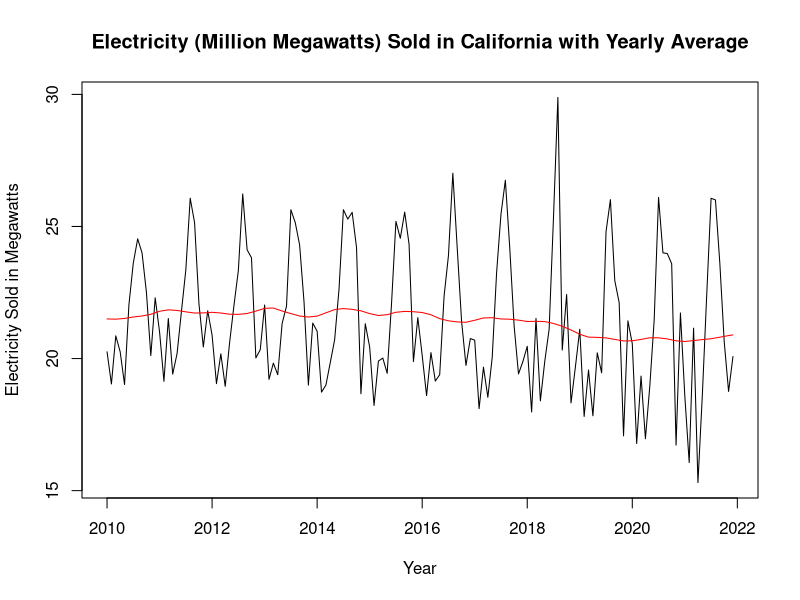
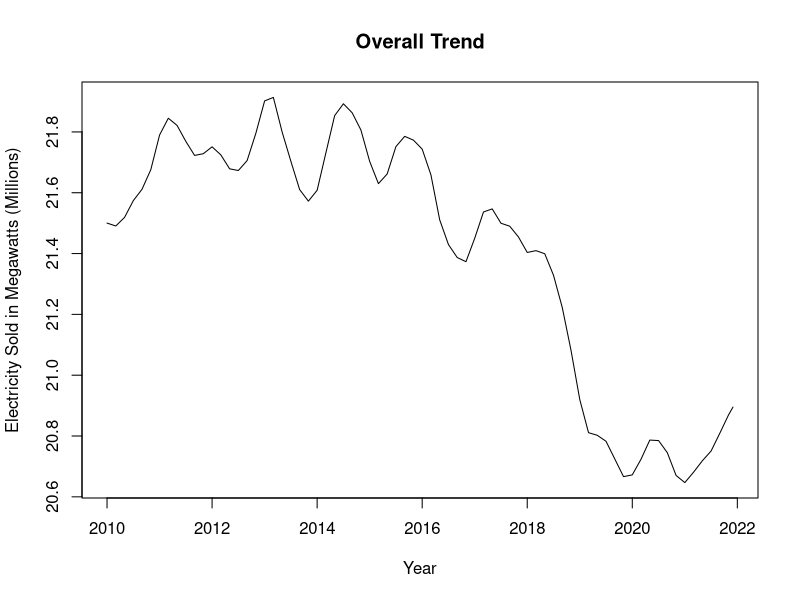
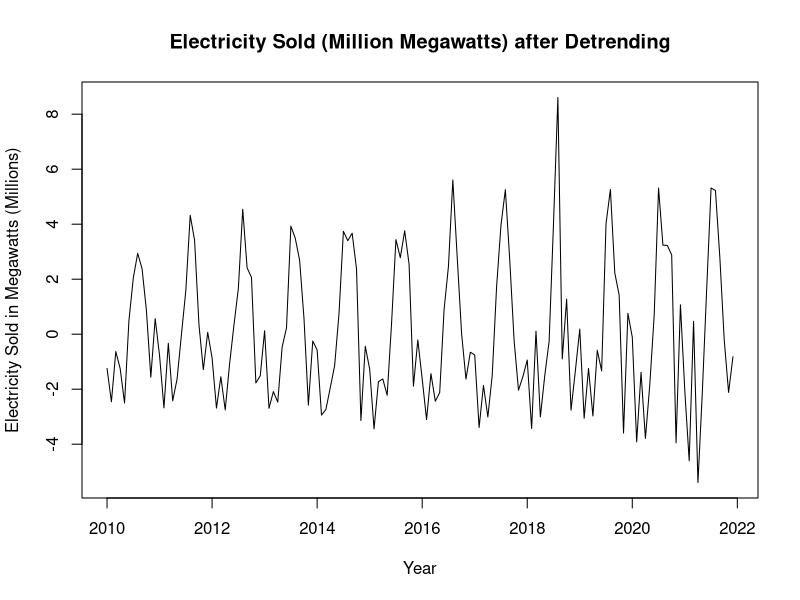
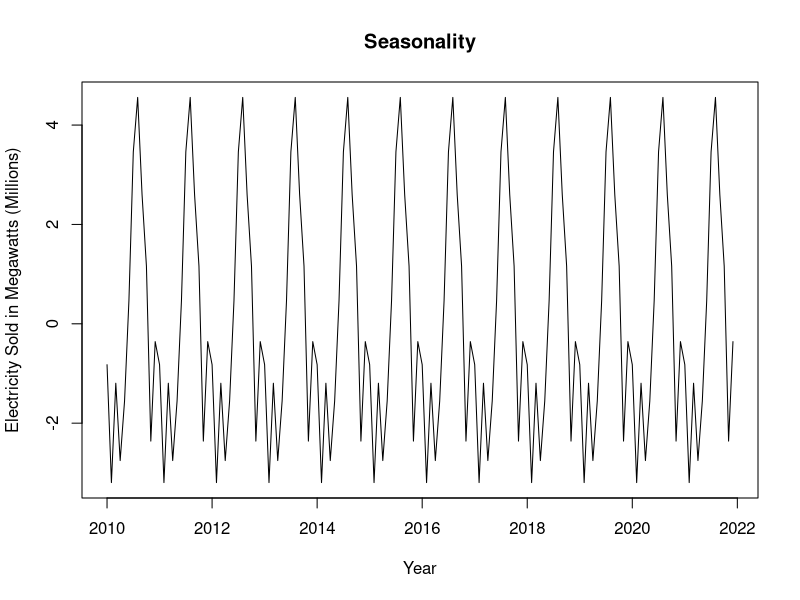
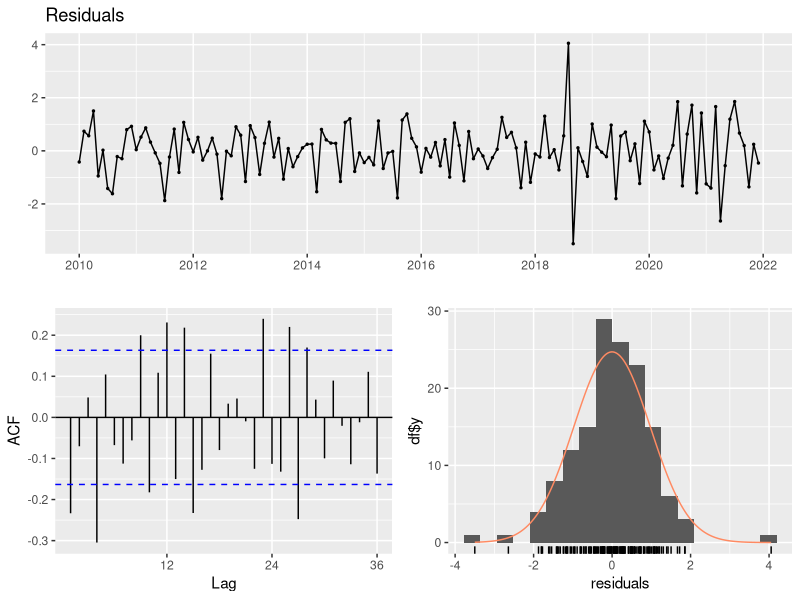
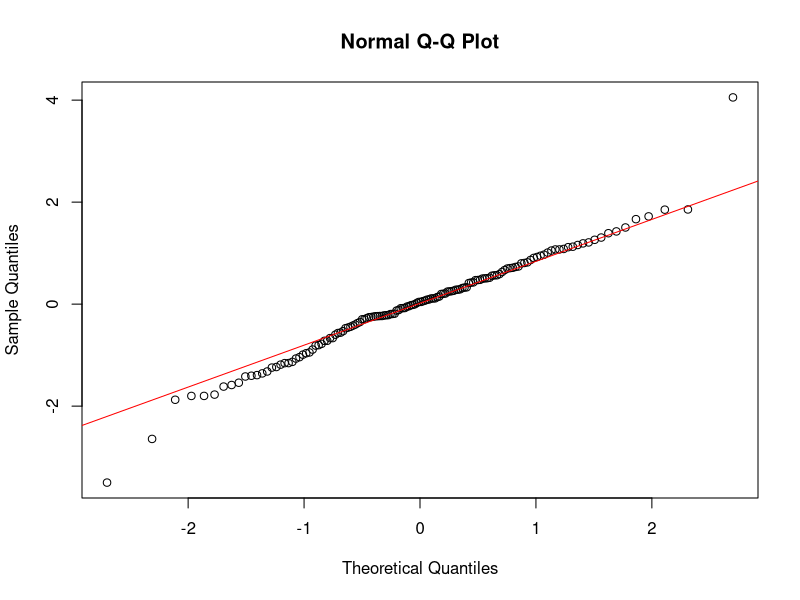
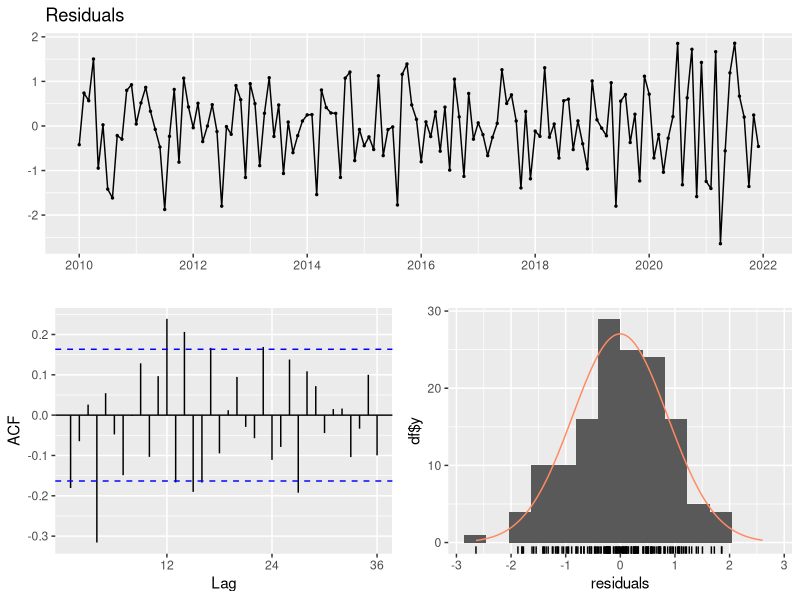
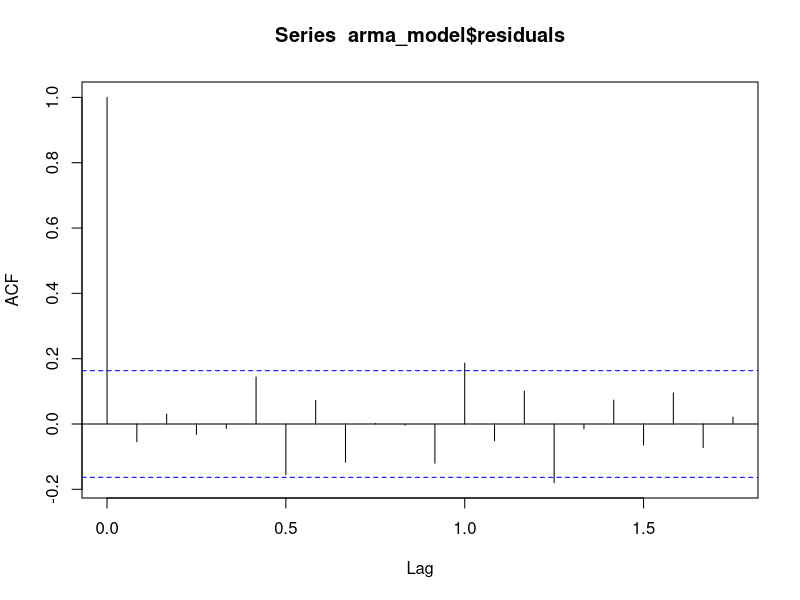

Here is the R script that generated these plots, in order:
## ---- chunk 1
knitr::opts_chunk$set(echo = TRUE)
path <- "/Users/alisonwong/git/electricity-time-series"
knitr::opts_knit$set(root.dir = path)
setwd(path)
## ---- chunk 2
# Load Packages 
library(tidyverse)
library(forecast)
library(lmtest)
library(tseries)
## ---- chunk 3
# Read data 
energy <- read.csv("energy-ca.csv")

# Subset data to select columns we need: Year, Month, State, Megawatts (sold)
energy_df <- subset(energy, select = c("X", "X.1", "X.2", "X.16"))
energy_df <- energy_df[-c(1,2),] # remove first two rows (unnecessary as these rows were the result of a small issue when importing the file)

# Add column names
colnames(energy_df) <- c("Year", "Month", "State", "Megawatts")
table(grepl("CA", energy_df$State)) # check the amount of times in which "CA" appears in the "X.2" column which corresponds to the respective state

# Subset data to select California 
energy_df <- energy_df[energy_df$State == "CA",]

# Get rid of empty rows
row.names(energy_df) <- NULL

# Check the amount of times in which the State column equals "CA". Since this number, 158, matches with the earlier number, we have support to say no important data was lost
table(grepl("CA", energy_df$State))
## ---- chunk 4
# Change to integers
energy_df$Year <- as.integer(energy_df$Year)
energy_df$Month <- as.integer(energy_df$Month)
energy_df$Megawatts <- as.integer(gsub(",", "", energy_df$Megawatts))

# Arrange energy_df in ascending order of time
energy_df <- energy_df %>%
  arrange(Year, Month)
## ---- chunk 5
# Remove the 2022 and 2023 year as only Jan and Feb data is present
energy2022 <- energy_df[133:158,]
energy_df1 <- energy_df[energy_df$Year != 2023 & energy_df$Year != 2022,] 

# Time series object
energy_ts <- ts(energy_df1[,4], start= 2010, frequency = 12)
energy2022 <- ts(energy2022[,4], start= 2021, frequency = 12)

# Divide data by a million to standardize units in a more perceivable way 
energy_ts <- energy_ts/(10^6)
energy2022 <- energy2022/(10^6)
## ---- chunk 6
# Get overall trend by moving average window of 12 XXXXXXCHANGE
# Seasonal and Trend decomposition using Loess (locally weighted regression and scatter plot smoothing)
model <- stl(energy_ts, s.window = "periodic")

# Get m_t
m_t <- model$time.series[, "trend"]

# Plot time series data with yearly average
ts.plot(energy_ts,
        xlab = "Year",
        ylab = "Electricity Sold in Megawatts",
        main = "Electricity (Million Megawatts) Sold in California with Yearly Average")
lines(m_t, col = "red")
## ---- chunk 7
# Overall trend
ts.plot(m_t,
        xlab = "Year",
        ylab = "Electricity Sold in Megawatts (Millions)",
        main = "Overall Trend")

# Detrend only
detrend <- energy_ts - m_t
## ---- chunk 8
# Plot new time series that clearly exposes seasonality
ts.plot(detrend,
        xlab = "Year",
        ylab = "Electricity Sold in Megawatts (Millions)",
        main = "Electricity Sold (Million Megawatts) after Detrending")

# Get seasonality
s_t <- model$time.series[, "seasonal"]
ts.plot(s_t, xlab = "Year", ylab = "Electricity Sold in Megawatts (Millions)", main = "Seasonality")
## ---- chunk 9
# Extract residuals
z_t <- energy_ts - m_t - s_t

# Plot time series, ACF, histogram, QQ-plot of white noise
checkresiduals(z_t)
qqnorm(z_t)
qqline(z_t, col = "red")
## ---- chunk 10
# Jan 2010 - Jul 2018
df1 <- energy_df1[1:103,]
df1_ts <- ts(df1[,4], start= 2010, frequency = 12)
df1_ts <- df1_ts/(10^6)

# Oct 2018 - Dec 2022
df2 <- energy_df1[106:144,]
df2_ts <- ts(rev(df2[,4]), start= c(2018, 10), frequency = 12) # reversed order - have to reverse back 
df2_ts <- df2_ts/(10^6)

# Decompose both ts
decom_df1 <- stl(df1_ts, s.window = "periodic")
decom_df2 <- stl(df2_ts, s.window = "periodic")
## ---- chunk 11
find_arima <- function(X, p_values, d_values, q_values) {
  
  aic_matrix <- matrix(NA, nrow = length(p_values), ncol = length(q_values))
  
  # Loop over all combinations of p, d, and q values
  for (i in 1:length(p_values)) {
    for (j in 1:length(d_values)) {
      for (k in 1:length(q_values)) {
        
        # Try fitting the ARMA model with current p, d, q values
        tryCatch({
          arma_model <- arima(X, order = c(p_values[i], d_values[j], q_values[k]))
          # Calculate the AIC value for the current model
          aic <- AIC(arma_model)
          # Store the AIC value in the matrix
          aic_matrix[i, k] <- aic
        }, error = function(e) {
          # If an error occurs, assign -1 to the matrix element
          aic_matrix[i, k] <- -1
        })
        
      }
    }
  }
  
  print(aic_matrix)
  
  # Find the indices of the minimum AIC value in the matrix
  min_indices <- which(aic_matrix == min(aic_matrix), arr.ind = TRUE)
  # Extract the corresponding p, d, q values with the minimum AIC
  best_p <- p_values[min_indices[, 1]]
  best_d <- d_values[min_indices[, 2]]
  best_q <- q_values[min_indices[, 2]]
  
  # Print the best p, d, q values
  cat("Best p:", best_p, "\n")
  cat("Best d:", best_d, "\n")
  cat("Best q:", best_q, "\n")
  cat("AIC:", min(aic_matrix, na.rm = TRUE), "\n")
}


# Define the range of values to consider for p, d, and q
p_values <- 0:6
d_values <- 0
q_values <- 0:6
## ---- chunk 12
find_arima(decom_df1$time.series[, "remainder"], p_values, d_values, q_values)
find_arima(decom_df2$time.series[, "remainder"], p_values, d_values, q_values)
arma1 <- arima(decom_df1$time.series[, "remainder"], order = c(4, 0, 5))
arma2 <- arima(decom_df2$time.series[, "remainder"], order = c(6, 0, 3))
## ---- chunk 13
# Forecast the residuals w/ ARMA(5,6)
forecast_zt <- predict(arma1, n.ahead = 2)$pred

# Backcast the residuals w/ ARMA(5,6)
backcast_zt <- rev(predict(arma2, n.ahead = 2)$pred) # reverse to get Aug & Sept 2018 values

# Average
avg_zt <- (forecast_zt + backcast_zt)/2
avg_zt 
## ---- chunk 14
# Indices and values to replace
indices <- c(104, 105)
new_values <- c(avg_zt)
z_t[indices] <- new_values
## ---- chunk 15
checkresiduals(z_t)

# Augmented Dickey–Fuller test for stationarity
adf.test(z_t[7:127]) # since we used the two-sided MA, the first 6 and last 6 points are NA
## ---- chunk 16
find_arima(z_t, p_values, d_values, q_values)

# Fit an ARMA model to the residuals
arma_model <- arima(z_t, order = c(4, 0, 4))
arma_model
## ---- chunk 17
# White Noise
acf(arma_model$residuals, na.action = na.pass)
pacf(arma_model$residuals, na.action = na.pass)

# Normality
qqnorm(arma_model$residuals) # Heavy tail
qqline(arma_model$residuals, col = "red")
## ---- chunk 18
Box.test(arma_model$residuals, type = "Ljung-Box")
## ---- chunk 19
coeftest(arma_model)
## ---- chunk 20
xt_hat22 <- predict(arma_model, n.ahead = 12)
# Plot the time series (with 2022) with the 2022 forecast and 95% prediction intervals
plot(z_t, xlim = c(2010, 2023),
     main = "Time series white noise predictions from 2022 to 2023")
points(xt_hat22$pred, type = "l", col = 2, lwd = 2)
points(xt_hat22$pred - 2*xt_hat22$se, type = "l", col = "blue", lty = 2, lwd = 0.2)
points(xt_hat22$pred + 2*xt_hat22$se, type = "l", col = "blue", lty = 2, lwd = 0.2)
legend("topleft", lty=1, bty = "n", col=c("red","black"), c("predicted values","actual values"))
## ---- chunk 21
# Get true Xt's in 2022
model2022 <- stl(energy2022, s.window = "periodic")
xt_22 <- model2022$time.series[, "remainder"]

# Get prediction error of Xt's in 2022
pred_error <- sum(xt_22 - xt_hat22$pred)^2/var(xt_22)
pred_error
var(xt_hat22$pred)
## ---- chunk 22
# To predict Yt, we have to first fit a polynomial to the trend to be able to predict the trend for the next year
t <- 1:length(m_t)
t2 <- t^2
t3 <- t^3
t4 <- t^4

trend_model <- lm(m_t ~ t + t2 + t3 + t4)
summary(trend_model)
g <- ts(predict(trend_model), start = 2010, frequency = 12)

# Plot 4th degree polynomial on the trend line
plot(m_t)
points(g, type = "l", lwd = 1, col = 2)

# Predict the trend for the 2022 year by fitting the next 12 data points to the model
x <- 145:156
m2022 <- 21.63 + 0.0004515*(x^2) - 0.000007607*(x^3) + 0.00000003032*(x^4)
## ---- chunk 23
# Add the decomposed portion back for 2022
Yt <- xt_hat22$pred + s_t[1:12] + m2022

# Plot
plot(energy_ts, xlim = c(2010, 2023),
     main = "Time series predictions from 2022 to 2026")
points(energy2022, type = "l", lwd = 1)
points(Yt, type = "l", col = 2, lwd = 2)
legend("topleft", lty=1, bty = "n", col=c("red","black"), c("predicted values","actual values"))
## ---- chunk 24
pred_error <- sum(energy2022 - Yt)^2/var(energy2022[13:24])
pred_error
var(Yt)
